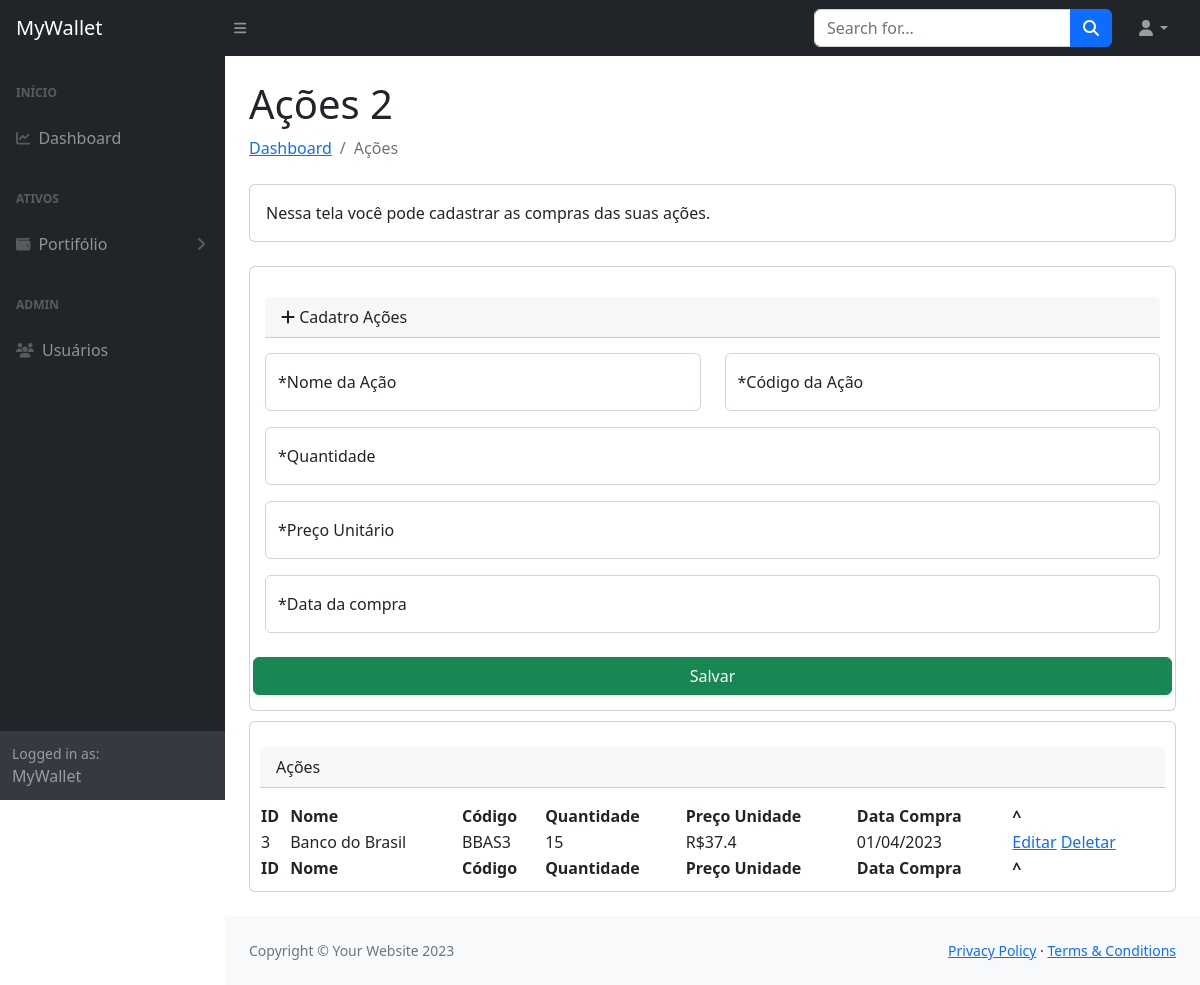
The app's page /acoes (signed in), older data.
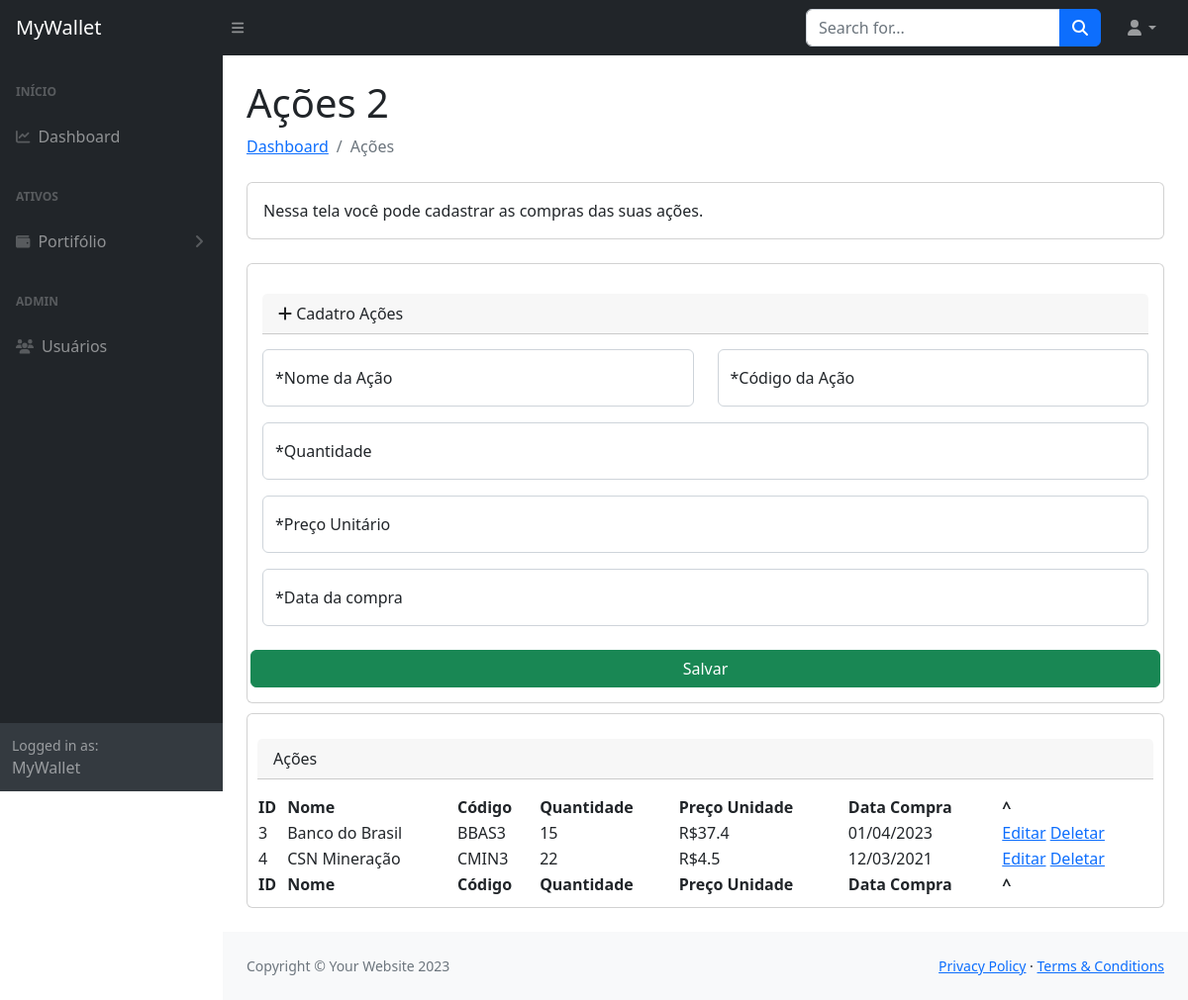
The same page, newer data.
### mywalletproject/ext/database.py (models this page shows, shortened)
class Acoes(db.Model, SerializerMixin):
    __tablename__ = "acoes"
    id = db.Column(db.Integer, primary_key=True, autoincrement=True)
    usuario_id = db.Column(db.Integer, db.ForeignKey("user.id"), nullable=False)
    nome_acao = db.Column(db.String(80), nullable=False)
    codigo_acao = db.Column(db.String(80), nullable=False)
    quantidade = db.Column(db.Integer, nullable=False)
    preco_unitario = db.Column(db.Float, nullable=False)
    data_compra = db.Column(db.String(10), nullable=False)

### mywalletproject/blueprints/views.py (the view, shortened to what this page needs)
    @app.route('/acoes', methods =['GET','POST'])
    @login_required
    def acoes():
        titulo = "Ações"
        acoes = Acoes.query.filter_by(usuario_id=current_user.id).all()
        usuario = current_user.id
        return render_template('acoes.html', titulo =titulo,usuario= usuario,acoes=acoes)

### mywalletproject/ext/auth.py (called while the page is built)
@login_manager.user_loader
def load_user(user_id):
    return User.query.get(int(user_id))

### mywalletproject/templates/acoes.html (shortened to what this page needs)
{% extends 'template_base.html' %}
{% block content %}
<div class="container-fluid px-4">
    <h1 class="mt-4">{{titulo}} {{usuario}}</h1>
    <ol class="breadcrumb mb-4">
        <li class="breadcrumb-item"><a href="index.html">Dashboard</a></li>
        <li class="breadcrumb-item active">Ações</li>
    </ol>
    <div class="card mb-4">
        <div class="card-body">
            Nessa tela você pode cadastrar as compras das suas ações.
        </div>
    </div>
    <div class="card mb-6 " id="mainContent" >
        <div class="card-header sub-titulo" >
            <i class="fas-sharp fa-solid fa-plus" style="color: #1f2123;"></i>
            Cadatro Ações
        </div>
        <form   action="/acoes"  method="post">
            <div class="row mb-3">
                <div class="col-md-6">
                    <div class="form-floating mb-3 mb-md-0">
                        <input class="form-control" name="nome_acao" id="inputFirstName" type="text" placeholder="Nome da Ação" />
                        <label for="inputFirstName">*Nome da Ação</label>
                    </div>
                </div>
               <div class="col-md-6">
                    <div class="form-floating">
                        <input class="form-control" name="codigo_acao"  id="inputLastName" type="text" placeholder="Enter your last name" />
                        <label for="inputLastName">*Código da Ação</label>
                    </div>
                </div>
            </div>
            <div class="form-floating mb-3">
                <input class="form-control" name="quantidade" id="inputEmail" type="text" placeholder="Cogido da ação" />
                <label for="inputEmail">*Quantidade</label>
            </div>
            <div class="form-floating mb-3">
                <input class="form-control" name="preco_unitario" id="inputEmail" type="text" placeholder="Cogido da ação" />
                <label for="inputEmail">*Preço Unitário</label>
            </div>
             <div class="row mb-3">
                <div class="col-md-12">
                    <div class="form-floating mb-3 mb-md-0">
                        <input class="form-control"  name="data_compra" id="inputPassword" type="text" placeholder="Data" />
                        <label for="inputPassword">*Data da compra</label>
                    </div>
                </div>
            </div>
            <div class="mt-4 mb-0">
                <div class="row col xs-6">
                    <button type="submit" class="btn bnt-block btn-success">Salvar</button>
                </div>
            </div>
        </form>
    </div>
        <div class="card mb-4  card-tabela">
        <div class="card-header sub-titulo" >
            Ações
        </div>
        <table id="datatablesSimple">
            <thead>
                <tr>
                    <th>ID</th>
                    <th>Nome</th>
                    <th>Código</th>
                    <th>Quantidade</th>
                    <th>Preço Unidade</th>
                    <th>Data Compra</th>
                    <th>^</th>
                </tr>
            </thead>
            <tfoot>
                <tr>
                    <th>ID</th>
                    <th>Nome</th>
                    <th>Código</th>
                    <th>Quantidade</th>
                    <th>Preço Unidade</th>
                    <th>Data Compra</th>
                    <th>^</th>
                </tr>
            </tfoot>
            <tbody>
            {% for a in acoes%}
                <tr>
                    <td>{{a.id}}</td>
                    <td>{{a.nome_acao}}</td>
                    <td>{{a.codigo_acao}}</td>
                    <td>{{a.quantidade}}</td>
                    <td> R${{a.preco_unitario}}</td>
                    <td>{{a.data_compra}}</td>
                    <td>
                        <a href="/edit/{{a.id}}"> Editar</a>
                        <a href="/delete/{{a.id}}"> Deletar</a>
                    </td>
                </tr>
            {%endfor%}
            </tbody>
        </table>
    </div>
</div>
{% endblock %}

### mywalletproject/templates/template_base.html (shortened to what this page needs)
<!DOCTYPE html>
<html lang="pt-br">
    <head>
     <link href="../static/css/stylesheets.css" rel="stylesheet" />
        <link href="../static/css/styles.css" rel="stylesheet" />
    </head>
    <body class="sb-nav-fixed">
        <nav class="sb-topnav navbar navbar-expand navbar-dark bg-dark">
            <a class="navbar-brand ps-3" href="index.html">MyWallet</a>
            <button class="btn btn-link btn-sm order-1 order-lg-0 me-4 me-lg-0" id="sidebarToggle" href="#!"><i class="fas fa-bars"></i></button>
            <form class="d-none d-md-inline-block form-inline ms-auto me-0 me-md-3 my-2 my-md-0">
                <div class="input-group">
                    <input class="form-control" type="text" placeholder="Search for..." aria-label="Search for..." aria-describedby="btnNavbarSearch" />
                    <button class="btn btn-primary" id="btnNavbarSearch" type="button"><i class="fas fa-search"></i></button>
                </div>
            </form>
            <ul class="navbar-nav ms-auto ms-md-0 me-3 me-lg-4">
                <li class="nav-item dropdown">
                    <a class="nav-link dropdown-toggle" id="navbarDropdown" href="#" role="button" data-bs-toggle="dropdown" aria-expanded="false"><i class="fas fa-user fa-fw"></i></a>
                </li>
            </ul>
        </nav>
        <div id="layoutSidenav">
            <div id="layoutSidenav_nav">
                <nav class="sb-sidenav accordion sb-sidenav-dark" id="sidenavAccordion">
                    <div class="sb-sidenav-menu">
                        <div class="nav">
                            <div class="sb-sidenav-menu-heading">Início</div>
                            <a class="nav-link" href="/index_temp">
                                <div class="sb-nav-link-icon"><i class="fas fa-solid fa-chart-line"></i></div>
                                Dashboard
                            </a>
                            <div class="sb-sidenav-menu-heading">Ativos</div>
                            <a class="nav-link collapsed" href="#" data-bs-toggle="collapse" data-bs-target="#collapseLayouts" aria-expanded="false" aria-controls="collapseLayouts">
                                <div class="sb-nav-link-icon"><i class="fas fa-wallet"></i></div>
                                Portifólio
                                <div class="sb-sidenav-collapse-arrow"><i class="fas fa-angle-down"></i></div>
                            </a>
                            <div class="sb-sidenav-menu-heading">Admin</div>
                            <a class="nav-link" href="charts.html">
                                <div class="sb-nav-link-icon"><i class="fas fa-users"></i></div>
                                Usuários
                            </a>
                        </div>
                    </div>
                    <div class="sb-sidenav-footer">
                        <div class="small">Logged in as:</div>
                       MyWallet
                    </div>
                </nav>
            </div>
            <div id="layoutSidenav_content">
                <main>
                    {% block content %}{% endblock %}
                </main>
                <footer class="py-4 bg-light mt-auto">
                    <div class="container-fluid px-4">
                        <div class="d-flex align-items-center justify-content-between small">
                            <div class="text-muted">Copyright &copy; Your Website 2023</div>
                            <div>
                                <a href="#">Privacy Policy</a>
                                &middot;
                                <a href="#">Terms &amp; Conditions</a>
                            </div>
                        </div>
                    </div>
                </footer>
            </div>
        </div>
    </body>
</html>

### mywalletproject/templates/acoes.html (style rules this page uses)
#mainContent { padding: 15px; }
.card-tabela { margin-top: 10px; padding: 10px; }
.sub-titulo { margin: 15px 0 ; }

Row changes from the older to the newer data that the page shows:
added Acoes: id "4", nome_acao "CSN Mineração", codigo_acao "CMIN3", quantidade "22", preco_unitario "4.5", data_compra "12/03/2021"
